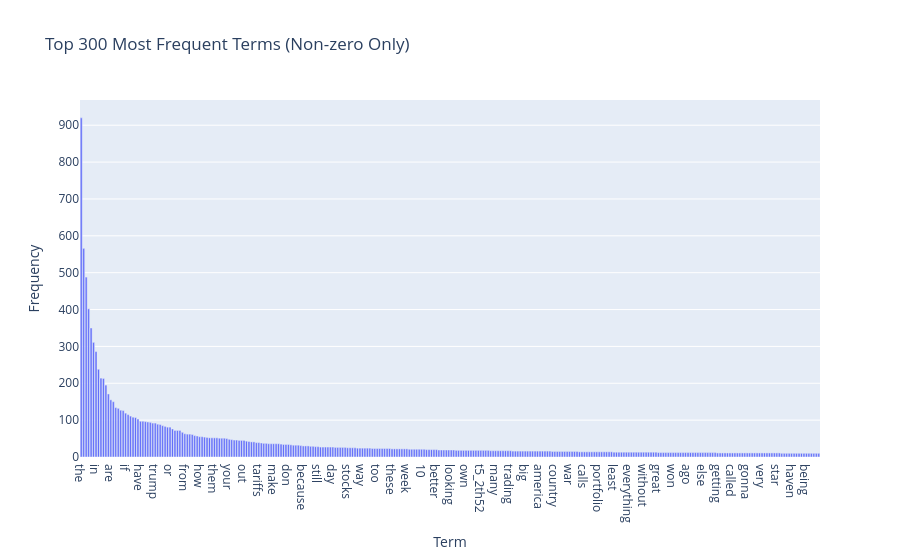

Source (notebook cell):
### Markdown cell above
### Exercise 13

### Code cell
import numpy as np
import plotly.express as px

# Extract vocabulary and compute total term frequencies
vocab = count_vectorizer.get_feature_names_out()
term_freq = df_counts.sum(axis=0).A1

# Keep only non-zero frequency terms and sort by frequency (descending)
nonzero_mask = term_freq > 0
vocab_nz = vocab[nonzero_mask]
freq_nz = term_freq[nonzero_mask]

TOP_K = 300
sorted_idx = np.argsort(freq_nz)[::-1][:TOP_K]

top_terms = vocab_nz[sorted_idx]
top_freq = freq_nz[sorted_idx]

# Visualization: Top-K most frequent terms
fig = px.bar(
    x=top_terms,
    y=top_freq,
    labels={'x': 'Term', 'y': 'Frequency'},
    title=f'Top {TOP_K} Most Frequent Terms (Non-zero Only)'
)

# Improve hover information
fig.update_traces(
    hovertemplate="<b>%{x}</b><br>Frequency: %{y}<extra></extra>"
)

fig.show()

### Figure 1 — Plotly figure (JSON) as saved in the notebook; plotly's stock layout.template omitted (floating-point values rounded to 4 significant figures; data arrays with more than 128 entries replaced by an {"elided": "..."} marker saying what was removed)
{"data": [{"hovertemplate": "<b>%{x}</b><br>Frequency: %{y}<extra></extra>", "legendgroup": "", "marker": {"color": "#636efa", "pattern": {"shape": ""}}, "name": "", "orientation": "v", "showlegend": false, "textposition": "auto", "type": "bar", "x": {"elided": "300 str values"}, "xaxis": "x", "y": {"elided": "300 int values"}, "yaxis": "y"}], "layout": {"barmode": "relative", "legend": {"tracegroupgap": 0}, "title": {"text": "Top 300 Most Frequent Terms (Non-zero Only)"}, "xaxis": {"anchor": "y", "domain": [0, 1], "title": {"text": "Term"}}, "yaxis": {"anchor": "x", "domain": [0, 1], "title": {"text": "Frequency"}}}}
